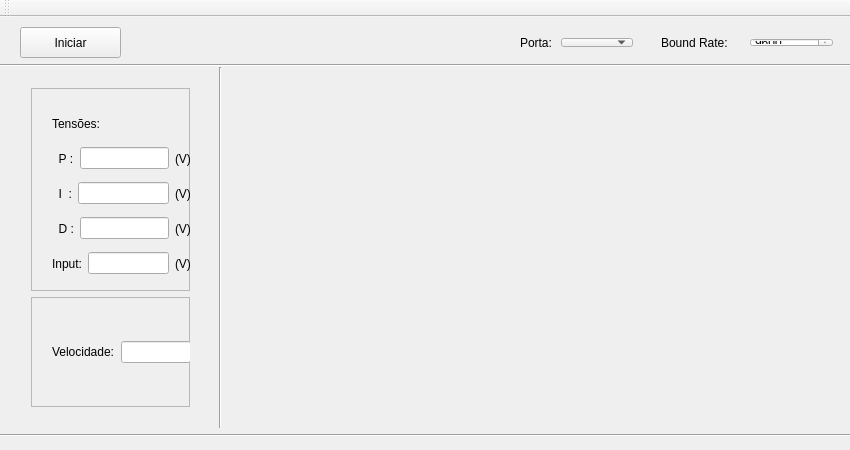
<?xml version="1.0" encoding="UTF-8"?>
<ui version="4.0">
 <class>MainWindow</class>
 <widget class="QMainWindow" name="MainWindow">
  <property name="geometry">
   <rect>
    <x>0</x>
    <y>0</y>
    <width>850</width>
    <height>450</height>
   </rect>
  </property>
  <property name="minimumSize">
   <size>
    <width>850</width>
    <height>450</height>
   </size>
  </property>
  <property name="maximumSize">
   <size>
    <width>850</width>
    <height>450</height>
   </size>
  </property>
  <property name="windowTitle">
   <string>MainWindow</string>
  </property>
  <widget class="QWidget" name="centralWidget">
   <property name="minimumSize">
    <size>
     <width>850</width>
     <height>0</height>
    </size>
   </property>
   <widget class="Line" name="line">
    <property name="geometry">
     <rect>
      <x>-10</x>
      <y>40</y>
      <width>861</width>
      <height>16</height>
     </rect>
    </property>
    <property name="orientation">
     <enum>Qt::Horizontal</enum>
    </property>
   </widget>
   <widget class="QWidget" name="horizontalLayoutWidget">
    <property name="geometry">
     <rect>
      <x>650</x>
      <y>10</y>
      <width>194</width>
      <height>31</height>
     </rect>
    </property>
    <layout class="QHBoxLayout" name="horizontalLayout">
     <item>
      <widget class="QLabel" name="label">
       <property name="text">
        <string>Bound Rate:</string>
       </property>
      </widget>
     </item>
     <item>
      <widget class="QSpinBox" name="bound">
       <property name="minimum">
        <number>9600</number>
       </property>
       <property name="maximum">
        <number>999999999</number>
       </property>
       <property name="singleStep">
        <number>100</number>
       </property>
      </widget>
     </item>
    </layout>
   </widget>
   <widget class="Line" name="line_2">
    <property name="geometry">
     <rect>
      <x>210</x>
      <y>50</y>
      <width>20</width>
      <height>361</height>
     </rect>
    </property>
    <property name="orientation">
     <enum>Qt::Vertical</enum>
    </property>
   </widget>
   <widget class="Line" name="line_3">
    <property name="geometry">
     <rect>
      <x>-10</x>
      <y>410</y>
      <width>861</width>
      <height>16</height>
     </rect>
    </property>
    <property name="orientation">
     <enum>Qt::Horizontal</enum>
    </property>
   </widget>
   <widget class="QWidget" name="verticalLayoutWidget_3">
    <property name="geometry">
     <rect>
      <x>20</x>
      <y>60</y>
      <width>181</width>
      <height>341</height>
     </rect>
    </property>
    <layout class="QVBoxLayout" name="verticalLayout_6">
     <item>
      <widget class="QFrame" name="frame">
       <property name="maximumSize">
        <size>
         <width>16777215</width>
         <height>210</height>
        </size>
       </property>
       <property name="frameShape">
        <enum>QFrame::StyledPanel</enum>
       </property>
       <property name="frameShadow">
        <enum>QFrame::Raised</enum>
       </property>
       <widget class="QWidget" name="verticalLayoutWidget">
        <property name="geometry">
         <rect>
          <x>10</x>
          <y>10</y>
          <width>161</width>
          <height>191</height>
         </rect>
        </property>
        <layout class="QVBoxLayout" name="verticalLayout">
         <item>
          <layout class="QHBoxLayout" name="horizontalLayout_5">
           <item>
            <widget class="QLabel" name="label_12">
             <property name="text">
              <string>Tensões:</string>
             </property>
            </widget>
           </item>
          </layout>
         </item>
         <item>
          <layout class="QHBoxLayout" name="horizontalLayout_4">
           <item>
            <widget class="QLabel" name="label_5">
             <property name="text">
              <string>  P :</string>
             </property>
            </widget>
           </item>
           <item>
            <widget class="QLineEdit" name="P"/>
           </item>
           <item>
            <widget class="QLabel" name="label_9">
             <property name="text">
              <string>(V)</string>
             </property>
            </widget>
           </item>
          </layout>
         </item>
         <item>
          <layout class="QHBoxLayout" name="horizontalLayout_3">
           <item>
            <widget class="QLabel" name="label_4">
             <property name="text">
              <string>  I  :</string>
             </property>
            </widget>
           </item>
           <item>
            <widget class="QLineEdit" name="I"/>
           </item>
           <item>
            <widget class="QLabel" name="label_10">
             <property name="text">
              <string>(V)</string>
             </property>
            </widget>
           </item>
          </layout>
         </item>
         <item>
          <layout class="QHBoxLayout" name="horizontalLayout_2">
           <item>
            <widget class="QLabel" name="label_6">
             <property name="text">
              <string>  D :</string>
             </property>
            </widget>
           </item>
           <item>
            <widget class="QLineEdit" name="D"/>
           </item>
           <item>
            <widget class="QLabel" name="label_11">
             <property name="text">
              <string>(V)</string>
             </property>
            </widget>
           </item>
          </layout>
         </item>
         <item>
          <layout class="QHBoxLayout" name="horizontalLayout_6">
           <item>
            <widget class="QLabel" name="label_13">
             <property name="text">
              <string>Input:</string>
             </property>
            </widget>
           </item>
           <item>
            <widget class="QLineEdit" name="MotorV"/>
           </item>
           <item>
            <widget class="QLabel" name="label_14">
             <property name="text">
              <string>(V)</string>
             </property>
            </widget>
           </item>
          </layout>
         </item>
        </layout>
       </widget>
      </widget>
     </item>
     <item>
      <widget class="QFrame" name="frame_2">
       <property name="maximumSize">
        <size>
         <width>16777215</width>
         <height>110</height>
        </size>
       </property>
       <property name="frameShape">
        <enum>QFrame::StyledPanel</enum>
       </property>
       <property name="frameShadow">
        <enum>QFrame::Raised</enum>
       </property>
       <widget class="QWidget" name="verticalLayoutWidget_2">
        <property name="geometry">
         <rect>
          <x>10</x>
          <y>10</y>
          <width>161</width>
          <height>91</height>
         </rect>
        </property>
        <layout class="QVBoxLayout" name="verticalLayout_2">
         <item>
          <layout class="QHBoxLayout" name="horizontalLayout_9">
           <item>
            <widget class="QLabel" name="label_3">
             <property name="text">
              <string>Velocidade:</string>
             </property>
            </widget>
           </item>
           <item>
            <widget class="QLineEdit" name="MotorRad"/>
           </item>
          </layout>
         </item>
        </layout>
       </widget>
      </widget>
     </item>
    </layout>
   </widget>
   <widget class="QCustomPlot" name="Plot" native="true">
    <property name="geometry">
     <rect>
      <x>239</x>
      <y>59</y>
      <width>591</width>
      <height>341</height>
     </rect>
    </property>
   </widget>
   <widget class="QPushButton" name="pushButton">
    <property name="geometry">
     <rect>
      <x>20</x>
      <y>10</y>
      <width>101</width>
      <height>31</height>
     </rect>
    </property>
    <property name="text">
     <string>Iniciar</string>
    </property>
   </widget>
   <widget class="QWidget" name="horizontalLayoutWidget_2">
    <property name="geometry">
     <rect>
      <x>509</x>
      <y>10</y>
      <width>135</width>
      <height>31</height>
     </rect>
    </property>
    <layout class="QHBoxLayout" name="horizontalLayout_7">
     <item>
      <widget class="QLabel" name="label_8">
       <property name="text">
        <string>Porta:</string>
       </property>
      </widget>
     </item>
     <item>
      <widget class="QComboBox" name="comboBox"/>
     </item>
    </layout>
   </widget>
  </widget>
  <widget class="QMenuBar" name="menuBar">
   <property name="geometry">
    <rect>
     <x>0</x>
     <y>0</y>
     <width>850</width>
     <height>22</height>
    </rect>
   </property>
  </widget>
  <widget class="QToolBar" name="mainToolBar">
   <attribute name="toolBarArea">
    <enum>TopToolBarArea</enum>
   </attribute>
   <attribute name="toolBarBreak">
    <bool>false</bool>
   </attribute>
  </widget>
 </widget>
 <layoutdefault spacing="6" margin="11"/>
 <customwidgets>
  <customwidget>
   <class>QCustomPlot</class>
   <extends>QWidget</extends>
   <header>qcustomplot.h</header>
   <container>1</container>
  </customwidget>
 </customwidgets>
 <resources/>
 <connections/>
</ui>
